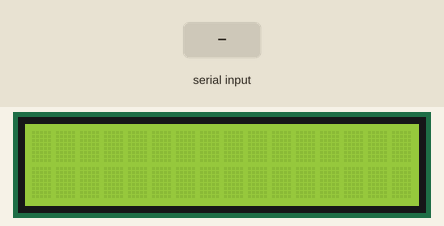
The sketch below on a simulated Arduino Uno, built with avr-gcc and run on an emulated ATmega328P. Parts: 16×2 character LCD. Inputs (shaded band) come from the test bench.

Above: at 1.2 s.
1.3 s: "90,45\n" received over Serial
At 3.0 s:
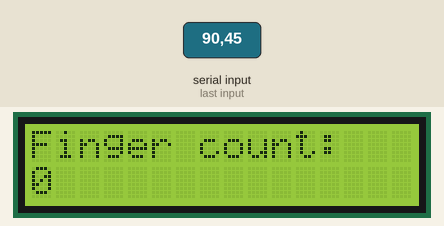
3.8 s: "30,150\n" received over Serial
At 4.6 s:
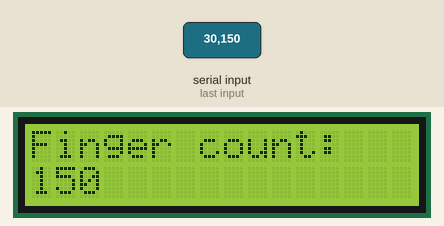
Timing chart, 0 to 6.8 s (numbered marks = the images above; inputs shaded):
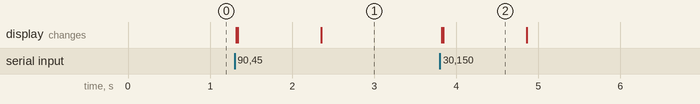

Measured:
- after the input at 1.3 s, the display: first changes at once (image 1 shows a later state)
- after the input at 3.8 s, the display: first changes at once (image 2 shows a later state)
- what the display in image 2 shows lasts 1.1 s, from 3.8 s to 4.9 s

The sketch:

sketch_jul18a.ino
```cpp
#include <Wire.h>
#include <LiquidCrystal_I2C.h>

LiquidCrystal_I2C lcd(0x27, 16, 2);  // Set the LCD address to 0x27 for a 16 chars and 2 line display

void setup() {
  lcd.init();                      // Initialize the LCD
  lcd.backlight();                 // Turn on the backlight
  Serial.begin(9600);              // Set baud rate to match Python code
}

void loop() {
  if (Serial.available() > 0) {
    int fingerCount = Serial.parseInt();  // Read the finger count from Python
    lcd.clear();                          // Clear the LCD display
    lcd.setCursor(0, 0);                  // Set cursor to the first line
    lcd.print("Finger count:");           // Display the text
    lcd.setCursor(0, 1);                  // Set cursor to the second line
    lcd.print(fingerCount);               // Display the finger count
  }
}
```
